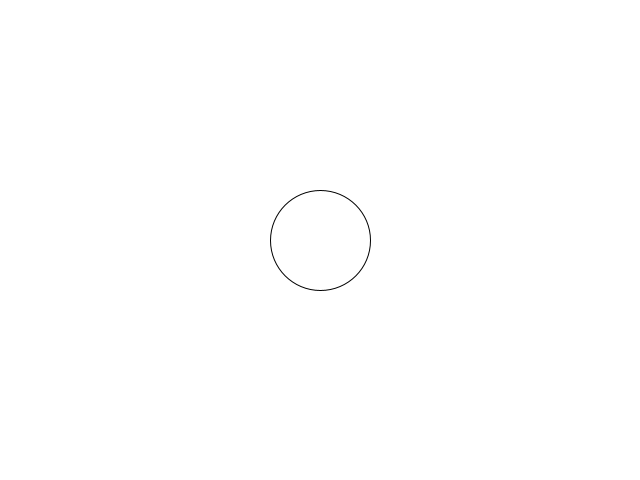
Frame 1 (no input)
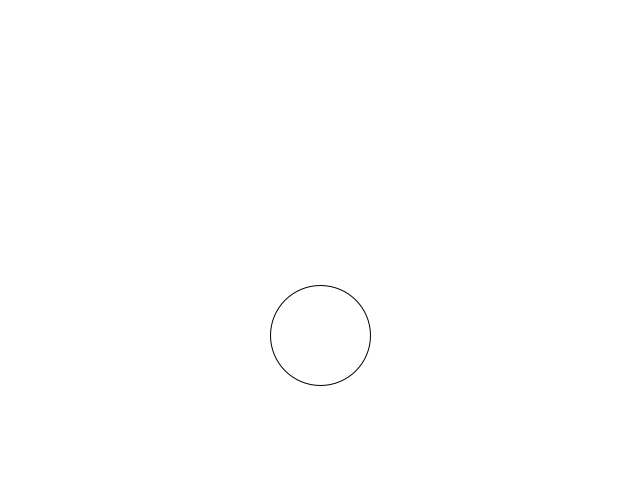
Frame 60 (the mouse pressed at the canvas centre just before this capture)
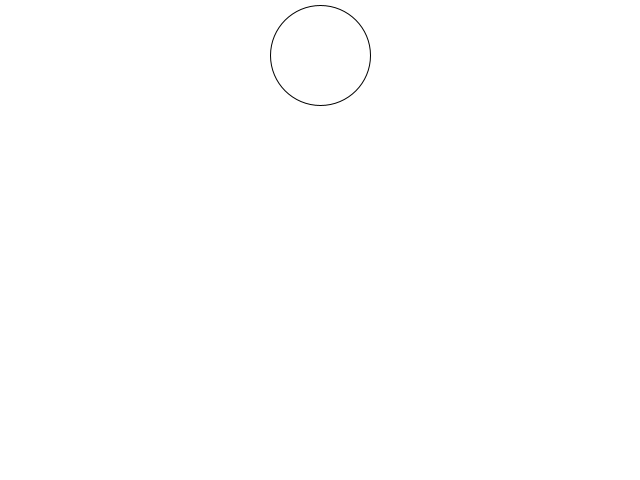
Frame 120 (the mouse held since frame 60 and released just before this capture)

The Processing sketch that drew these frames (run headless with seeded random() and noise(); from frame 60 on, the mouse is pressed at the canvas centre):

// Processing sketch: ConditionalsProgram
// ── ConditionalsProgram.pde
int speed = 5;
int diameter = 100;
int y;


void setup() {
  size(640, 480);
  y = height/ 2;
}


void draw() {
  background(255);
  ellipse(width/2, y, diameter, diameter);
  if (y > height - diameter / 2 || y < diameter / 2) {
    speed = - speed;
  }
  y += speed;
}
